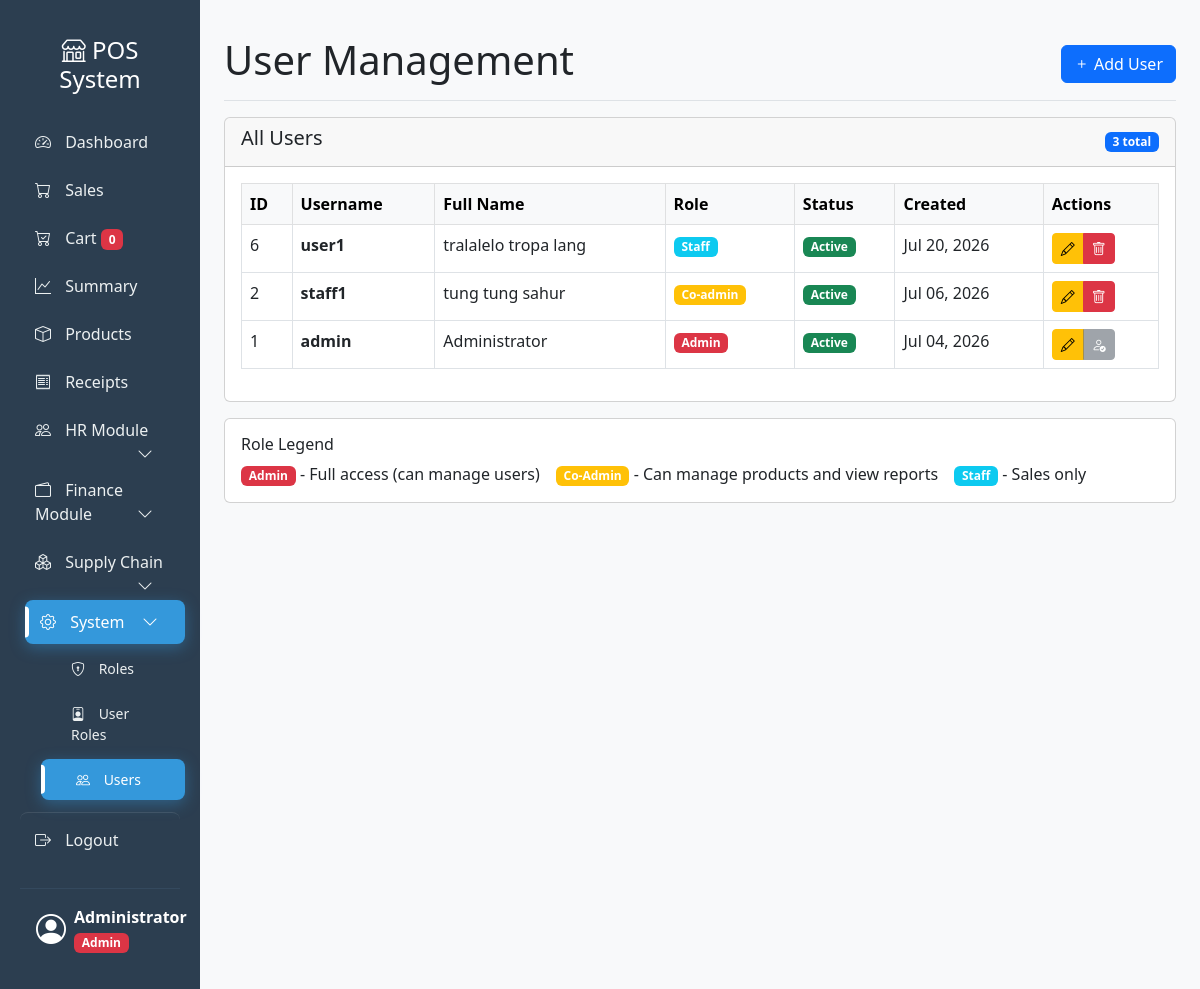
Page /pos-system/pages/users.php (signed in) on the committed database.
### tables this page shows
CREATE TABLE `users` (
  `id` int(11) NOT NULL,
  `username` varchar(50) NOT NULL,
  `password` varchar(255) NOT NULL,
  `full_name` varchar(100) NOT NULL,
  `role` enum('admin','co-admin','staff') DEFAULT 'staff',
  `is_active` tinyint(1) DEFAULT 1,
  `created_at` timestamp NOT NULL DEFAULT current_timestamp(),
  `last_login` timestamp NULL DEFAULT NULL
);

### pos-system/pages/users.php (the view, shortened to what this page needs)
<?php
require_once '../config/database.php';
require_once '../includes/header.php';
require_once '../includes/sidebar.php';
?>
<main class="col-md-10 ms-sm-auto px-md-4 main-content">
    <div class="d-flex justify-content-between flex-wrap flex-md-nowrap align-items-center pt-3 pb-2 mb-3 border-bottom">
        <h1>User Management</h1>
        <button class="btn btn-primary" data-bs-toggle="modal" data-bs-target="#addUserModal">
            <i class="bi bi-plus"></i> Add User
        </button>
    </div>
    <div class="card">
        <div class="card-header d-flex justify-content-between align-items-center">
            <h5>All Users</h5>
            <span class="badge bg-primary"><?php echo $pdo->query("SELECT COUNT(*) FROM users")->fetchColumn(); ?> total</span>
        </div>
        <div class="card-body">
            <div class="table-responsive">
                <table class="table table-bordered table-hover">
                    <thead class="table-light">
                        <tr>
                            <th>ID</th>
                            <th>Username</th>
                            <th>Full Name</th>
                            <th>Role</th>
                            <th>Status</th>
                            <th>Created</th>
                            <th>Actions</th>
                        </tr>
                    </thead>
                    <tbody>
                        <?php
                        $users = $pdo->query("SELECT * FROM users ORDER BY created_at DESC");
                        if($users->rowCount() > 0):
                        while($u = $users->fetch()):
                        ?>
                        <tr>
                            <td><?php echo $u['id']; ?></td>
                            <td><strong><?php echo $u['username']; ?></strong></td>
                            <td><?php echo $u['full_name']; ?></td>
                            <td>
                                <span class="badge bg-<?php
                                    echo $u['role'] == 'admin' ? 'danger' :
                                        ($u['role'] == 'co-admin' ? 'warning' : 'info');
                                ?>">
                                    <?php echo ucfirst($u['role']); ?>
                                </span>
                            </td>
                            <td>
                                <?php if(($u['is_active'] ?? 1) == 1): ?>
                                    <span class="badge bg-success">Active</span>
                                <?php else: ?>
                                    <span class="badge bg-secondary">Inactive</span>
                                <?php endif; ?>
                            </td>
                            <td><?php echo date('M d, Y', strtotime($u['created_at'])); ?></td>
                            <td>
                                <div class="btn-group btn-group-sm" role="group">
                                    <a href="edit-user.php?id=<?php echo $u['id']; ?>"
                                       class="btn btn-warning"
                                       title="Edit User">
                                        <i class="bi bi-pencil"></i>
                                    </a>
                                    <?php if($u['id'] != $_SESSION['user_id']): ?>
                                    <a href="../actions/delete-user-action.php?id=<?php echo $u['id']; ?>"
                                       class="btn btn-danger"
                                       title="Delete User"
                                       onclick="return confirm('Delete this user? This action cannot be undone!')">
                                        <i class="bi bi-trash"></i>
                                    </a>
                                    <?php else: ?>
                                    <button class="btn btn-secondary" disabled title="Current user cannot be deleted">
                                        <i class="bi bi-person-check"></i>
                                    </button>
                                    <?php endif; ?>
                                </div>
                            </td>
                        </tr>
                        <?php endwhile; ?>
                        <?php endif; ?>
                    </tbody>
                </table>
            </div>
        </div>
    </div>
    <div class="card mt-3">
        <div class="card-body">
            <h6>Role Legend</h6>
            <div class="d-flex gap-3 flex-wrap">
                <span><span class="badge bg-danger">Admin</span> - Full access (can manage users)</span>
                <span><span class="badge bg-warning">Co-Admin</span> - Can manage products and view reports</span>
                <span><span class="badge bg-info">Staff</span> - Sales only</span>
            </div>
        </div>
    </div>
</main>
<?php require_once '../includes/footer.php'; ?>

### pos-system/assets/css/custom.css (style rules this page uses)
body { background-color: #f8f9fa; }
.main-content { padding: 20px; }

### rows in the picture
users: id "6", username "user1", full_name "tralalelo tropa lang", role "Staff", is_active "Active", created_at "Jul 20, 2026"
users: id "2", username "staff1", full_name "tung tung sahur", role "Co-admin", is_active "Active", created_at "Jul 06, 2026"
users: id "1", username "admin", full_name "Administrator", role "Admin", is_active "Active", created_at "Jul 04, 2026"

### other values in the picture
count($_SESSION['cart'] ?? []) "0"
$_SESSION['full_name'] "Administrator"
$role "Admin"
$pdo->query("SELECT COUNT(*) FROM users")->fetchColumn() "3"
